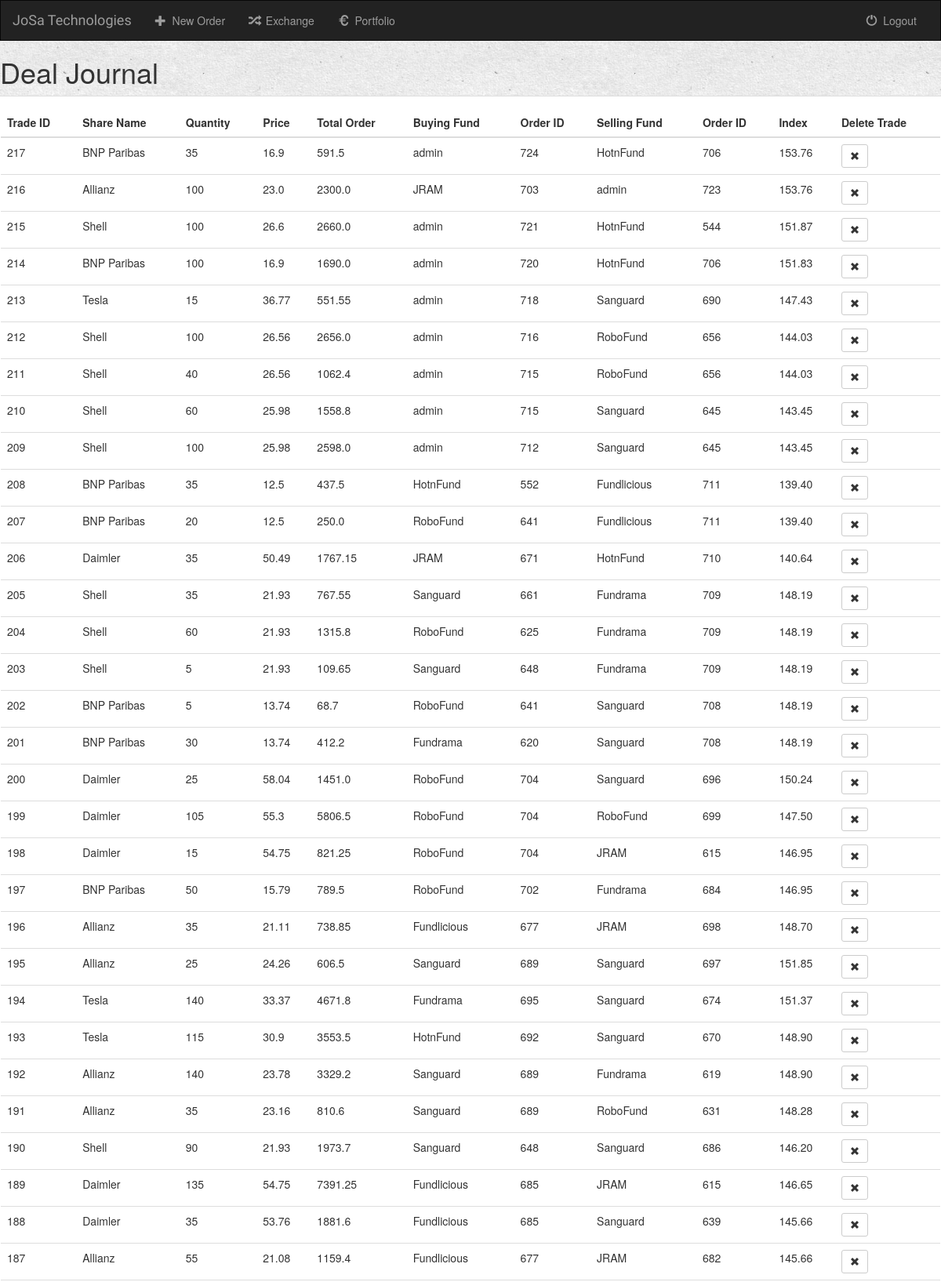
Screenshot of /orders/dealjournal/ (upper part) with the database file from the repository.
### orders/models.py (models this page shows, shortened)
class Trade(models.Model):
    trade_id = models.PositiveIntegerField(default=0)
    share_name = models.CharField(max_length=100)
    quantity = models.PositiveIntegerField(max_length=8, validators=[MinValueValidator(1)])
    price = models.FloatField(max_length=8, validators=[MinValueValidator(0.1)])
    total_order = models.FloatField(max_length=8)
    selling_fund = models.CharField(max_length=250)
    buying_fund = models.CharField(max_length=250)
    selling_orderID = models.CharField(max_length=10)
    buying_orderID = models.CharField(max_length=10)
    index = models.FloatField(max_length=8)

### orders/views.py (the view)
def DealJournal(request):
    fundr = str(request.user)
    all_trades = Trade.objects.all()
    context = {
        'all_trades': all_trades,
        'fundr': fundr,
    }
    return render(request, 'orders/dealjournal.html', context)

### orders/templates/orders/dealjournal.html (shortened to what this page needs)
{% extends 'orders/base.html' %}
{% block body %}
<h1>Deal Journal</h1>
    <div class="row">
        <div class="panel panel-default">
            <div class="panel-body">
                <table class="table">
                    <thead>
                        <tr>
                            <th>Trade ID</th>
                            <th>Share Name</th>
                            <th>Quantity</th>
                            <th>Price</th>
                            <th>Total Order</th>
                            <th>Buying Fund</th>
                            <th>Order ID</th>
                            <th>Selling Fund</th>
                            <th>Order ID</th>
                            <th>Index</th>
                            <th>Delete Trade</th>
                        </tr>
                    </thead>
                    <tbody>
                        {% for trade in all_trades|dictsortreversed:'id' %}
                            <tr>
                                <td>{{ trade.trade_id }}</td>
                                <td>{{ trade.share_name }}</td>
                                <td>{{ trade.quantity }}</td>
                                <td>{{ trade.price }}</td>
                                <td>{{ trade.total_order }}</td>
                                <td>{{ trade.buying_fund }}</td>
                                <td>{{ trade.buying_orderID }}</td>
                                <td>{{ trade.selling_fund }}</td>
                                <td>{{ trade.selling_orderID }}</td>
                                <td>{{ trade.index|floatformat:2 }}</td>
                                <td>
                                    <form action="{% url 'orders:delete_trade' trade.id %}" method="post" style="display: inline;">
                                        <button type="submit" name="delete" value=1 class="btn btn-default btn-sm">
                                            <span class="glyphicon glyphicon-remove"></span>
                                        </button>
                                    </form>
                                </td>
                            </tr>
                        {% endfor %}
                    </tbody>
                </table>
            </div>
        </div>
    </div>
{% endblock %}

### orders/static/orders/style.css (style rules this page uses)
body { background: white url("images/Background.jpg") }

### rows the page displays
Trade: trade_id "217", share_name "BNP Paribas", quantity "35", price "16.9", total_order "591.5", buying_fund "admin", buying_orderID "724", selling_fund "HotnFund", selling_orderID "706", index "153.76"
Trade: trade_id "216", share_name "Allianz", quantity "100", price "23.0", total_order "2300.0", buying_fund "JRAM", buying_orderID "703", selling_fund "admin", selling_orderID "723", index "153.76"
Trade: trade_id "215", share_name "Shell", quantity "100", price "26.6", total_order "2660.0", buying_fund "admin", buying_orderID "721", selling_fund "HotnFund", selling_orderID "544", index "151.87"
Trade: trade_id "214", share_name "BNP Paribas", quantity "100", price "16.9", total_order "1690.0", buying_fund "admin", buying_orderID "720", selling_fund "HotnFund", selling_orderID "706", index "151.83"
Trade: trade_id "213", share_name "Tesla", quantity "15", price "36.77", total_order "551.55", buying_fund "admin", buying_orderID "718", selling_fund "Sanguard", selling_orderID "690", index "147.43"
Trade: trade_id "212", share_name "Shell", quantity "100", price "26.56", total_order "2656.0", buying_fund "admin", buying_orderID "716", selling_fund "RoboFund", selling_orderID "656", index "144.03"
Trade: trade_id "211", share_name "Shell", quantity "40", price "26.56", total_order "1062.4", buying_fund "admin", buying_orderID "715", selling_fund "RoboFund", selling_orderID "656", index "144.03"
Trade: trade_id "210", share_name "Shell", quantity "60", price "25.98", total_order "1558.8", buying_fund "admin", buying_orderID "715", selling_fund "Sanguard", selling_orderID "645", index "143.45"
Trade: trade_id "209", share_name "Shell", quantity "100", price "25.98", total_order "2598.0", buying_fund "admin", buying_orderID "712", selling_fund "Sanguard", selling_orderID "645", index "143.45"
Trade: trade_id "208", share_name "BNP Paribas", quantity "35", price "12.5", total_order "437.5", buying_fund "HotnFund", buying_orderID "552", selling_fund "Fundlicious", selling_orderID "711", index "139.40"
Trade: trade_id "207", share_name "BNP Paribas", quantity "20", price "12.5", total_order "250.0", buying_fund "RoboFund", buying_orderID "641", selling_fund "Fundlicious", selling_orderID "711", index "139.40"
Trade: trade_id "206", share_name "Daimler", quantity "35", price "50.49", total_order "1767.15", buying_fund "JRAM", buying_orderID "671", selling_fund "HotnFund", selling_orderID "710", index "140.64"
Trade: trade_id "205", share_name "Shell", quantity "35", price "21.93", total_order "767.55", buying_fund "Sanguard", buying_orderID "661", selling_fund "Fundrama", selling_orderID "709", index "148.19"
Trade: trade_id "204", share_name "Shell", quantity "60", price "21.93", total_order "1315.8", buying_fund "RoboFund", buying_orderID "625", selling_fund "Fundrama", selling_orderID "709", index "148.19"
Trade: trade_id "203", share_name "Shell", quantity "5", price "21.93", total_order "109.65", buying_fund "Sanguard", buying_orderID "648", selling_fund "Fundrama", selling_orderID "709", index "148.19"
Trade: trade_id "202", share_name "BNP Paribas", quantity "5", price "13.74", total_order "68.7", buying_fund "RoboFund", buying_orderID "641", selling_fund "Sanguard", selling_orderID "708", index "148.19"
Trade: trade_id "201", share_name "BNP Paribas", quantity "30", price "13.74", total_order "412.2", buying_fund "Fundrama", buying_orderID "620", selling_fund "Sanguard", selling_orderID "708", index "148.19"
Trade: trade_id "200", share_name "Daimler", quantity "25", price "58.04", total_order "1451.0", buying_fund "RoboFund", buying_orderID "704", selling_fund "Sanguard", selling_orderID "696", index "150.24"
Trade: trade_id "199", share_name "Daimler", quantity "105", price "55.3", total_order "5806.5", buying_fund "RoboFund", buying_orderID "704", selling_fund "RoboFund", selling_orderID "699", index "147.50"
Trade: trade_id "198", share_name "Daimler", quantity "15", price "54.75", total_order "821.25", buying_fund "RoboFund", buying_orderID "704", selling_fund "JRAM", selling_orderID "615", index "146.95"
Trade: trade_id "197", share_name "BNP Paribas", quantity "50", price "15.79", total_order "789.5", buying_fund "RoboFund", buying_orderID "702", selling_fund "Fundrama", selling_orderID "684", index "146.95"
Trade: trade_id "196", share_name "Allianz", quantity "35", price "21.11", total_order "738.85", buying_fund "Fundlicious", buying_orderID "677", selling_fund "JRAM", selling_orderID "698", index "148.70"
Trade: trade_id "195", share_name "Allianz", quantity "25", price "24.26", total_order "606.5", buying_fund "Sanguard", buying_orderID "689", selling_fund "Sanguard", selling_orderID "697", index "151.85"
Trade: trade_id "194", share_name "Tesla", quantity "140", price "33.37", total_order "4671.8", buying_fund "Fundrama", buying_orderID "695", selling_fund "Sanguard", selling_orderID "674", index "151.37"
Trade: trade_id "193", share_name "Tesla", quantity "115", price "30.9", total_order "3553.5", buying_fund "HotnFund", buying_orderID "692", selling_fund "Sanguard", selling_orderID "670", index "148.90"
Trade: trade_id "192", share_name "Allianz", quantity "140", price "23.78", total_order "3329.2", buying_fund "Sanguard", buying_orderID "689", selling_fund "Fundrama", selling_orderID "619", index "148.90"
Trade: trade_id "191", share_name "Allianz", quantity "35", price "23.16", total_order "810.6", buying_fund "Sanguard", buying_orderID "689", selling_fund "RoboFund", selling_orderID "631", index "148.28"
Trade: trade_id "190", share_name "Shell", quantity "90", price "21.93", total_order "1973.7", buying_fund "Sanguard", buying_orderID "648", selling_fund "Sanguard", selling_orderID "686", index "146.20"
Trade: trade_id "189", share_name "Daimler", quantity "135", price "54.75", total_order "7391.25", buying_fund "Fundlicious", buying_orderID "685", selling_fund "JRAM", selling_orderID "615", index "146.65"
Trade: trade_id "188", share_name "Daimler", quantity "35", price "53.76", total_order "1881.6", buying_fund "Fundlicious", buying_orderID "685", selling_fund "Sanguard", selling_orderID "639", index "145.66"
Trade: trade_id "187", share_name "Allianz", quantity "55", price "21.08", total_order "1159.4", buying_fund "Fundlicious", buying_orderID "677", selling_fund "JRAM", selling_orderID "682", index "145.66"
